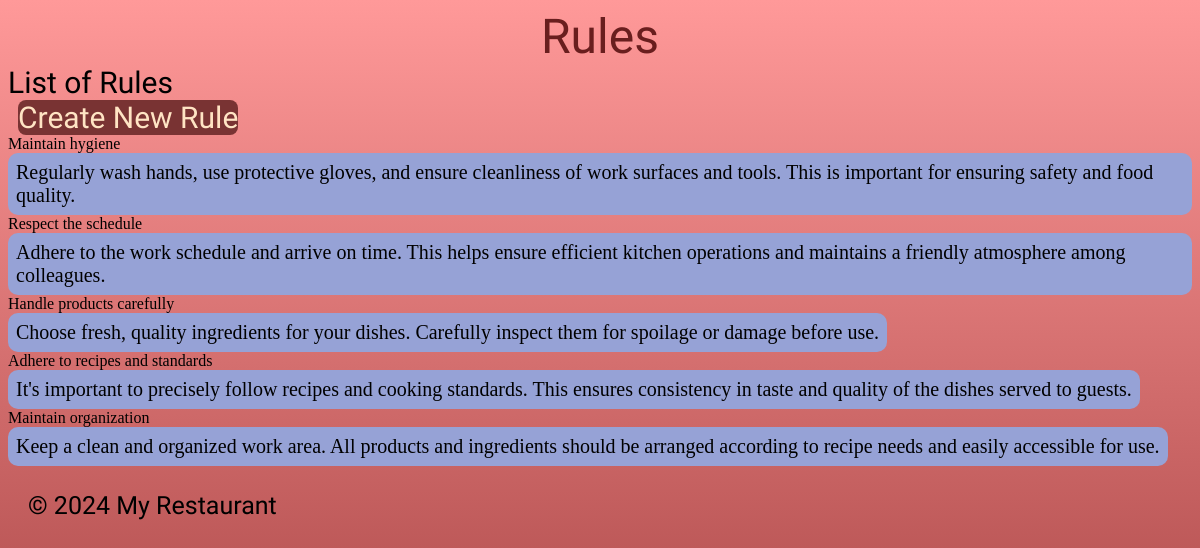
/restourant/rules/, run on the app's committed database.
### Restourant/models.py (models this page shows)
class Rule(models.Model):
    name = models.CharField(max_length=100)
    description = models.TextField()
    def __str__(self):
        return self.name

### Restourant/views.py (the view)
# urls.py: path('rules/', RulesListView.as_view(), name='rules_list'),
class RulesListView(View):
    def get(self, request):
        rules = Rule.objects.all()
        return render(request, "rules.html", {"rules": rules})

### Restourant/templates/rules.html (shortened to what this page needs)
{% extends "base.html" %}
{% block header %}Rules{% endblock %}
{% block content %}
    <h2>List of Rules</h2>
        <nav>
            <span class="nav">
                <a href="{% url "create_rule" %}">Create New Rule</a>
            </span>
    </nav>
    {% for rule in rules %}
        <div>{{ rule }}</div>
        <div class="column-rule">{{ rule.description }}</div>
    {% endfor %}
{% endblock %}

### static/css/style.css (style rules this page uses)
html { height: 100%; margin: 0; padding: 0; }
body { background: linear-gradient(to bottom, rgba(255, 153, 153, 1), rgb(160, 60, 60)); padding: 0; background-attachment: fixed; }
h2 { text-align: left; font-family: "Beth Ellen"; font-size: 30px; font-weight: 350; margin: 0; }
.nav { font-size: 30px; font-family: "dosis"; text-align: center; background-color: rgb(121, 51, 51); border-radius: 8px; margin: 10px; }
a { text-decoration: none; color: bisque; }
.column-rule { background-color: rgb(150, 162, 214); border-radius: 10px; font-family: cursive; display: inline-block; font-size: 20px; padding: 8px; }

### data on the page
Rule: name "Maintain hygiene", description "Regularly wash hands, use protective gloves, and ensure cleanliness of work surfaces and tools. This is important for ensuring safety and food quality."
Rule: name "Respect the schedule", description "Adhere to the work schedule and arrive on time. This helps ensure efficient kitchen operations and maintains a friendly atmosphere among colleagues."
Rule: name "Handle products carefully", description "Choose fresh, quality ingredients for your dishes. Carefully inspect them for spoilage or damage before use."
Rule: name "Adhere to recipes and standards", description "It's important to precisely follow recipes and cooking standards. This ensures consistency in taste and quality of the dishes served to guests."
Rule: name "Maintain organization", description "Keep a clean and organized work area. All products and ingredients should be arranged according to recipe needs and easily accessible for use."
